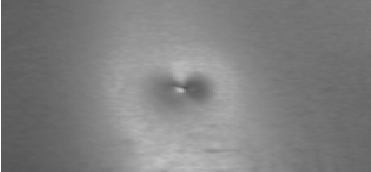
%> input picture gg/image - 副本/2.png, 371 x 172 px
$ octave hist.m   (GNU Octave 9; MATLAB toolbox functions it lacks are replaced by stand-ins)
%> lines starting %> are read from the running program, lines starting %| are printed output that depends on the picture; in (x1, y1, x2, y2) boxes, pixels count from 0 and x2, y2 are one past the last pixel; in counts of white or black regions, pixels touching at a corner belong together; the program's own positions count from 1
%> further down, im is the input picture: size 172x371x3 uint8; min 83, max 255, mean 128
### gg/threshold/DynamicMean.m
function [ Ii ] = DynamicMean( im )
%DYNAMICMEAN 动态均值法，避免光照影响
%   input:待处理图片 output:处理后图片
    [x,y,z] = size(im);
%> x = 172; y = 371; z = 3
    if z~=1
        im = rgb2gray(im);
%> im: size 172x371 uint8
    else
        im = im;
    end

    [m,n] = size(im);
%> m = 172; n = 371
    I = double(im);% 必须转换成double类型这样才可以做运算
    R = zeros(m,n);% 记录行灰度值
    C = zeros(m,n);% 记录列灰度值
    Rmean = zeros(m,1);% 记录行均值
    Cmean = zeros(1,n);% 记录列均值
    % 计算行均值
    for i = 1:m
        for j = 1:n
            Rmean(i) = Rmean(i) + I(i,j);
        end
        Rmean(i) = Rmean(i)/n;
    end
%> after the loop, Rmean = 172 values, max 134.6 at index 160, min 119.8 at index 1, mean 128
    % 计算列均值
    for i = 1:n
        for j = 1:m
            Cmean(i) = Cmean(i) + I(j,i);
        end
        Cmean(i) = Cmean(i)/m;
    end
%> after the loop, Cmean = 371 values, max 255 at index 1, min 93.65 at index 2, mean 128
    % 计算阈值
    DR = zeros(m,1);% 记录行阈值
    DC = zeros(1,n);% 记录列阈值
    bcyz = 0.2;% 补偿因子
    for i = 1:m
        DR(i) = Rmean(i) + bcyz*(max(I(i,:)) - Rmean(i));
    end
%> after the loop, DR = 172 values, max 158.7 at index 160, min 146.8 at index 1, mean 153.4
    for i = 1:n
        DC(i) = Cmean(i) + bcyz*(max(I(:,i)) - Cmean(i));
    end
%> after the loop, DC = 371 values, max 255 at index 1, min 94.32 at index 2, mean 131
    % 计算暗灰度均值
    DRdarkmean = zeros(m,1);% 记录行暗灰度均值
    DCdarkmean = zeros(1,n);% 记录列暗灰度均值
    for i = 1:m
        p = 0;
        for j = 1:n
            if I(i,j) <= DR(i)
                DRdarkmean(i) = DRdarkmean(i) + I(i,j);
                p = p+1;
            end
        end
        DRdarkmean(i) = DRdarkmean(i)/p;
    end
%> after the loop, DRdarkmean = 172 values, max 125 at index 42, min 115 at index 170, mean 120.1
    for i = 1:n
        p = 0;
        for j = 1:m
            if I(j,i) <= DC(i)
                DCdarkmean(i) = DCdarkmean(i) + I(j,i);
                p = p+1;
            end
        end
        DCdarkmean(i) = DCdarkmean(i)/p;
    end
%> after the loop, DCdarkmean = 371 values, max 255 at index 1, min 91.76 at index 6, mean 122.1
    % 计算按阈值分割的灰度值
    for i = 1:m
        for j = 1:n
            if I(i,j) < DR(i)
                R(i,j) = I(i,j);
            else
                R(i,j) = DRdarkmean(i);
            end
        end
    end
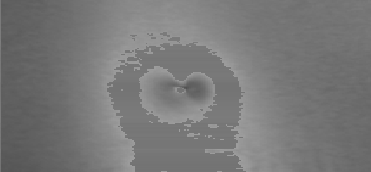
%> R: size 172x371 double; min 83, max 158, mean 120.1
    for j = 1:n
        for i = 1:m
            if I(i,j) < DC(j)
                C(i,j) = I(i,j);
            else
                C(i,j) = DCdarkmean(j);
            end
        end
    end
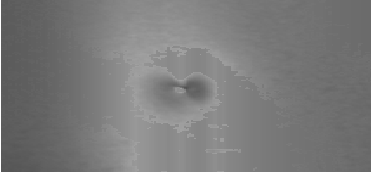
%> C: size 172x371 double; min 83, max 255, mean 122.1
    % 动态均值处理后灰度值
    Ii = (R+C)/2;
    Ii = uint8(Ii);
%> Ii: size 172x371 uint8
end

### gg/threshold/hist.m
clear;clc;
% [130 lines of commented-out code are left out]
im=imread('../image/2.png'); %文件名为1.jpg的图像，放在c盘底下，当然路径都可以自己改
im=DynamicMean(im);
h=entropy(im);
%> h = 5.87
hist_im=imhist(im); %计算直方图
%> hist_im = 256 values, max 2270 at index 114, min 0 at index 1, mean 249.3
plot(hist_im);%画直方图
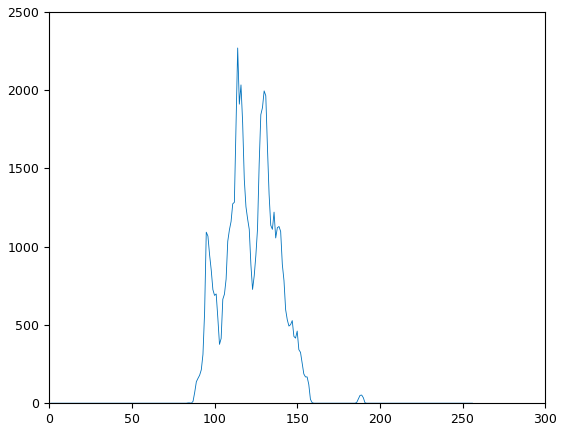
%> figure redrawn from the program's plot data; curve peaks at x = 114, y = 2270

A0=imread('../image/2.png');  %读入图像
seed=[100,220];         %选择起始位置
thresh=16;             %相似性选择阈值
A=rgb2gray(A0); %灰度化
A=imadjust(A,[min(min(double(A)))/255,max(max(double(A)))/255],[]);
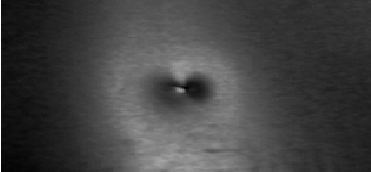
%> A: size 172x371 uint8; min 0, max 255, mean 66.7
A=double(A);
%> A: size 172x371 double
B=A;
[r,c]=size(B);            %图像尺寸 r为行数，c为列数
%> r = 172; c = 371
n=r*c;                 %计算图像所包含点的个数
%> n = 63812
pixel_seed=A(seed(1),seed(2));
%> pixel_seed = 111
q=[seed(1) seed(2)];      %q用来装载起始位置
top=1;
M=zeros(r,c);            %建立一个与原图形同等大小的矩阵
M(seed(1),seed(2))=1;     %将起始点赋为1，其余为0
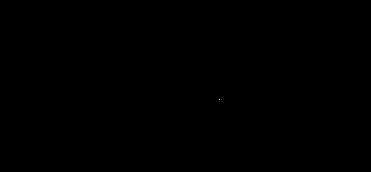
%> M: size 172x371 double; values 0 (black) and 1 (white), 0% white in thin lines or dots, all inside (x1, y1, x2, y2) = (219, 99, 220, 100)
count=1;       %计数器
while top~=0    %循环结束条件
r1=q(1,1);      %起始点行位置
c1=q(1,2);      %起始点列位置
p=A(r1,c1);     %起始点灰度值
dge=0;
for i=-1:1
for j=-1:1
if r1+i<=r && r1+i>0 && c1+j<=c && c1+j>0
if abs(A(r1+i,c1+j)-p)<=thresh && M(r1+i,c1+j)~=1
top=top+1;
q(top,:)=[r1+i c1+j];%将满足判定条件的周围点的位置赋予q，q记载了满足判定的每一外点
M(r1+i,c1+j)=1;  %满足判定条件将M中相对应的点赋为1
count=count+1;  %统计满足判定条件的点个数，其实与top此时的值一样
B(r1+i,c1+j)=1;   %满足判定条件将B中相对应的点赋为1
end
if M(r1+i,c1+j)==0;
dge=1;          %将dge赋为1
end
else
dge=1;          %点在图像外将dge赋为1
end
end
end
if dge~=1
B(r1,c1)=A(seed(1),seed(2));
end
if count>=n
top=1;
end
q=q(2:top,:);
top=top-1;
end
%> this loop made 63624 passes
%> (r1, c1, p, top) on passes 2 to 4: (99, 219, 119, 12), (99, 220, 122, 12), (99, 221, 122, 14)
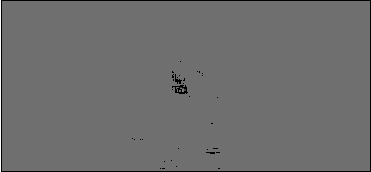
%> B: size 172x371 double; min 1, max 255, mean 109.2
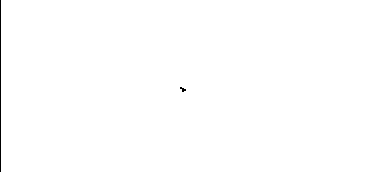
%> M: size 172x371 double; values 0 (black) and 1 (white), 99.7% white; black in thin lines or dots, all inside (x1, y1, x2, y2) = (0, 0, 186, 172)
%> after the loop, count = 63624; top = 0
subplot(1,2,1),imshow(A,[]); title('待处理图像');
subplot(1,2,2),imshow(B,[]); title('分割结果');
